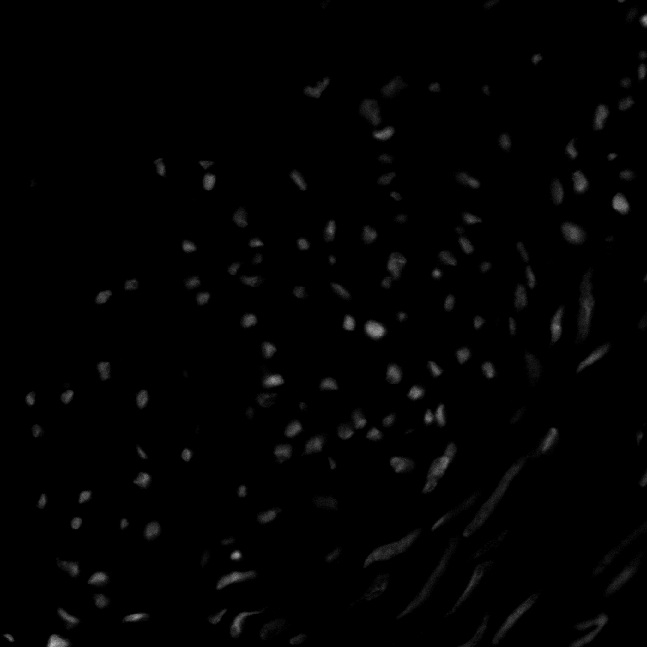
#> input picture Lab03 - Histogram Equalization/im_cells.png, 647 x 647 px
$ jupyter execute Lab03_hist.ipynb
#> lines starting #> are read from the running program, lines starting #| are printed output that depends on the picture
**Prática de Histogramas**

1)
- Produza a imagem ‘negativa’ do arquivo ‘im_cells.png’
- Com a imagem negativa, produza a imagem original novamente.
- Mostre lado a lado a imagem original e a negativa. Em qual deles os objetos presentes na imagem são melhor percebidos? Justifique.
- Aplique a imagem uma função logarítmica.

[cell 1]
# code here
import cv2
import numpy as np
import math
import matplotlib.pyplot as plt

def read_image(filename):
#> called with filename = './im_cells.png'
  img = cv2.imread(filename, 1)
#> img is the input picture: shape (647, 647, 3); min 0, max 188, mean 2.4
  return img

def read_grayscale(filename):
  img = cv2.imread(filename, 0)
  return img

def negative_image(img):
  height, width, _ = img.shape
#> height = 647; width = 647

  for x in range(height):
    for y in range(width):
      pixel = img[x][y]
      pixel[0] = 255 - pixel[0]
      pixel[1] = 255 - pixel[1]
      pixel[2] = 255 - pixel[2]

  return img

image = read_image('./im_cells.png')
plt.imshow(image)
plt.show(block=False)
plt.close()

negative_img = read_image('./im_cells.png')
negative = negative_image(negative_img)
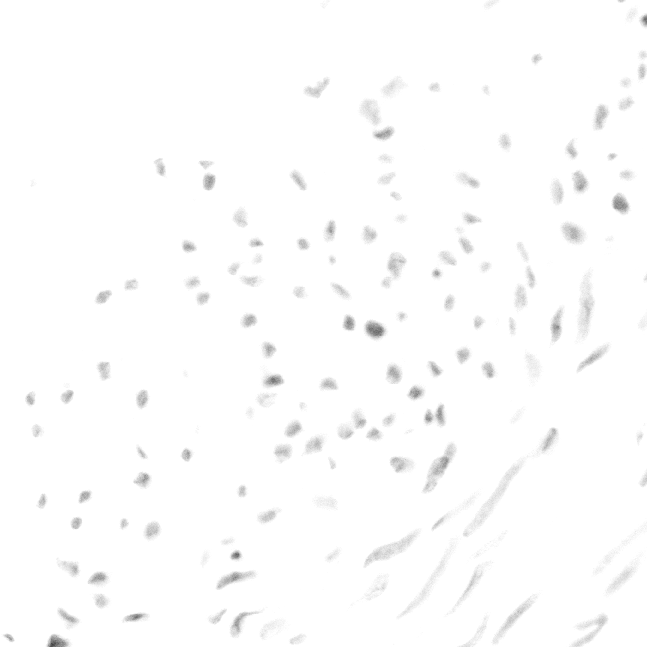
#> negative: shape (647, 647, 3); min 67, max 255, mean 252.6
plt.imshow(negative)
plt.show(block=False)
plt.close()

positive_img = negative_image(negative)
plt.imshow(positive_img)
plt.show(block=False)
plt.close()

image = read_grayscale('./im_cells.png')
c = 255 / np.log(1 + np.max(image))
#> c = 48.65
log_image = c * (np.log(image + 1))
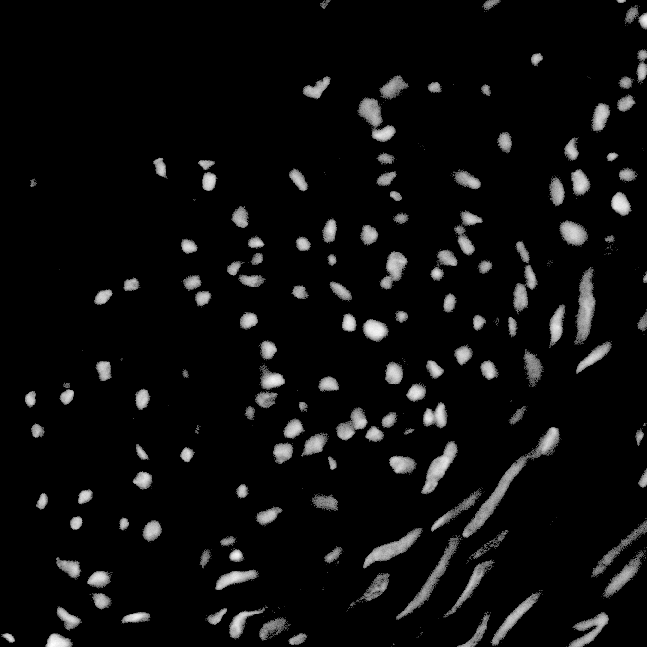
#> log_image: shape (647, 647) float16; min 0, max 255.1, mean 13.2; drawn with min black and max white
log_image = np.array(log_image, dtype = np.uint8)
plt.imshow(log_image)
plt.show(block=False)
plt.close()

## Em ambas as imagens os objetos podem ser distinguidos com facilidade, nesse caso alternar a imagem para negativa não melhora a contagem

2)
- Abra a imagem 'pout.tif' e mostre seu histograma.
- Equalize a imagem anterior e mostre novamente seu histograma. Mostra a curva de transformação (consulte https://www.mathworks.com/help/images/histogram-equalization.html)
(procurar função OpenCV)

[cell 2]
# code here
import cv2
import numpy as np
import math
import matplotlib.pyplot as plt

def read_image(filename):
#> called with filename = './pout.tif'
  img = cv2.imread(filename, 0)
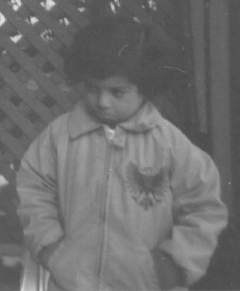
#> input picture Lab03 - Histogram Equalization/pout.tif, 240 x 291 px
#> img is the input picture: shape (291, 240); min 74, max 224, mean 110.3
  return img

image = read_image('./pout.tif')
hist = cv2.calcHist(image, [0], None, [256], [0, 256])
#> hist = 256 values, max 23 at index 89, min 0 at index 0, mean 0.938
plt.plot(hist, color='k')
plt.xlim([0, 256])
plt.show(block=False)
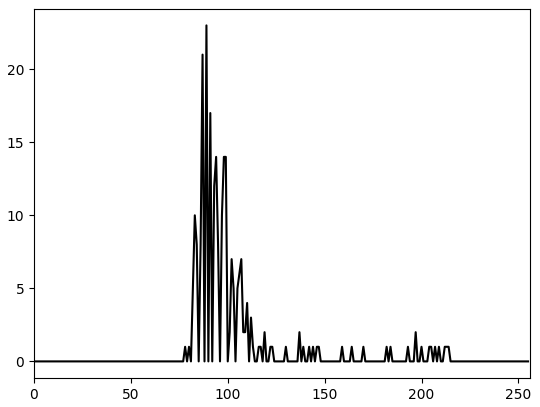
#> figure drawn by matplotlib, 1 panel; curve peaks at x = 89, y = 23
plt.close()

eq = cv2.equalizeHist(image)
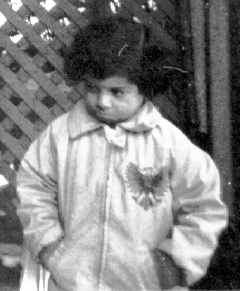
#> eq: shape (291, 240); min 0, max 255, mean 130.4
eq_hist = cv2.calcHist(eq, [0], None, [256], [0, 256])
#> eq_hist = 256 values, max 23 at index 65, min 0 at index 0, mean 0.938
plt.plot(eq_hist, color='k')
plt.xlim([0, 256])
plt.show(block=False)
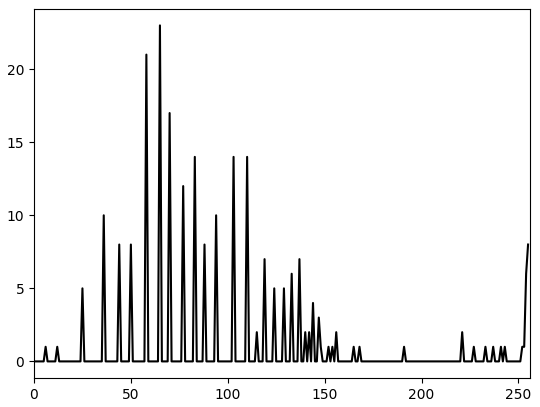
#> figure drawn by matplotlib, 1 panel; curve peaks at x = 65, y = 23
plt.close()


cdf = hist.cumsum()
#> cdf = 256 values from 0 to 240
cdf_normalized = cdf * float(hist.max()/cdf.max())
#> cdf_normalized = 256 values from 0 to 23
plt.plot(cdf_normalized, color='k')
plt.xlim([0, 256])
plt.show(block=False)
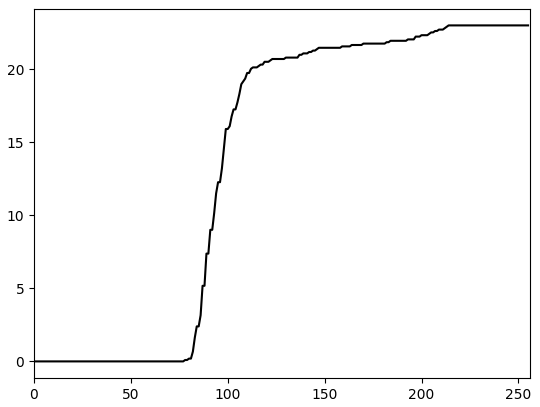
#> figure drawn by matplotlib, 1 panel; curve peaks at x = 214, y = 23
plt.close()

3) *Implemente* o algoritmo de equalização de histograma e aplique a imagem ‘imcells.png’. Use o mínimos de laços for - tente realizar operações diretas com matrizes e vetores do numpy
- Aplique o mesmo algortimo 2x na mesma imagem e compare os resultados

[cell 3]
# code here
def read_image(filename):
  img = cv2.imread(filename, 0)
  return img

def get_equalized_image(image):
  np_image = np.asarray(image)

  hist = np.bincount(np_image.flatten(), minlength=256)
#> hist = 256 values, max 378408 at index 0, min 0 at index 149, mean 1635.2
  num_pixels = np.sum(hist)
#> num_pixels = 418609
  hist = hist / num_pixels
#> hist = 256 values, max 0.904 at index 0, min 0 at index 149, mean 0.00391

  cum_hist = np.cumsum(hist)
#> cum_hist = 256 values from 0.904 to 1

  transformation = np.floor(255 * cum_hist).astype(np.uint8)
#> transformation = 256 values from 230 to 254

  img_list = list(np_image.flatten())
#> img_list = 418609 items

  equalized_image_list = [transformation[p] for p in img_list]
#> equalized_image_list = 418609 items

  equalized_image = np.reshape(np.asarray(equalized_image_list), image.shape)
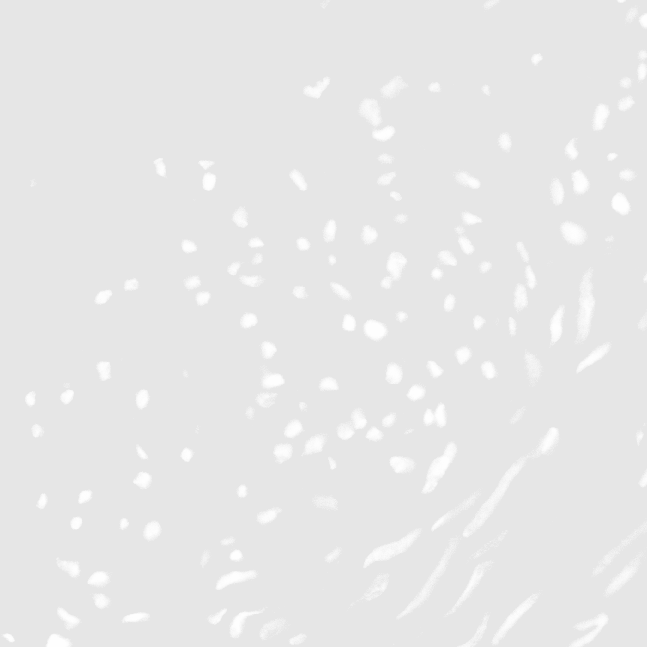
#> equalized_image: shape (647, 647); min 230, max 254, mean 231.2

  return equalized_image

original = read_image('./im_cells.png')
equalized = get_equalized_image(original)

equalized_1 = get_equalized_image(original)
equalized_2 = get_equalized_image(equalized_1)

plt.imshow(equalized, cmap='gray')
plt.show(block=False)
plt.close()

hist = cv2.calcHist(equalized, [0], None, [256], [0, 256])
#> hist = 256 values, max 617 at index 230, min 0 at index 0, mean 2.53
plt.plot(hist, color='k')
plt.xlim([0, 256])
plt.show(block=False)
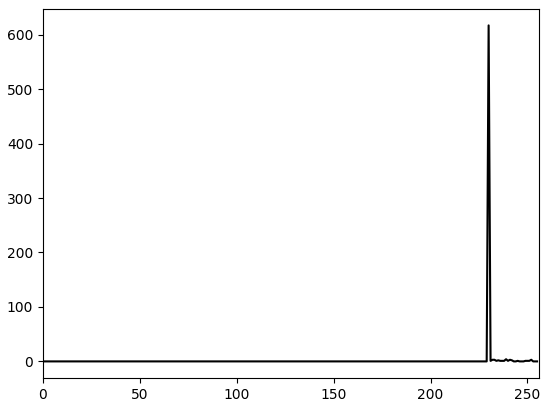
#> figure drawn by matplotlib, 1 panel; curve peaks at x = 230, y = 617
plt.close()

plt.imshow(equalized_2, cmap='gray')
plt.show(block=False)
plt.close()

hist = cv2.calcHist(equalized_2, [0], None, [256], [0, 256])
plt.plot(hist, color='k')
plt.xlim([0, 256])
plt.show(block=False)
plt.close()
